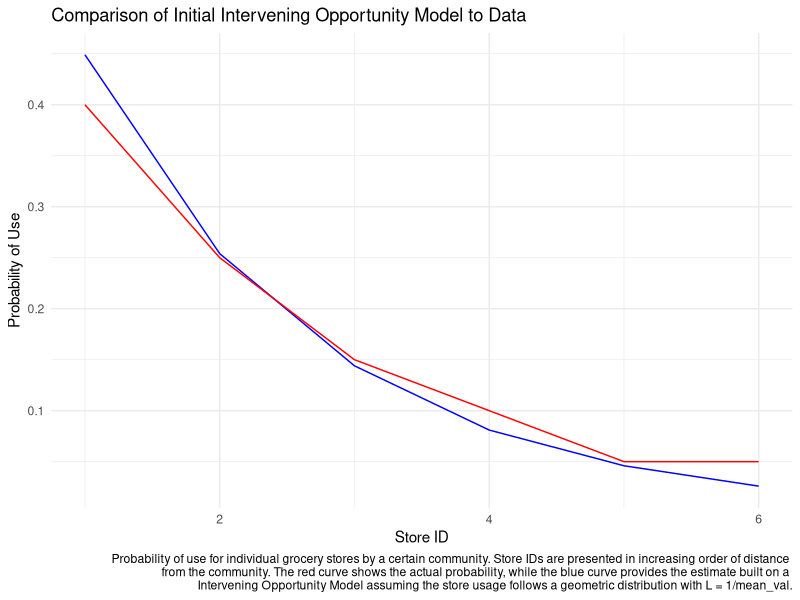
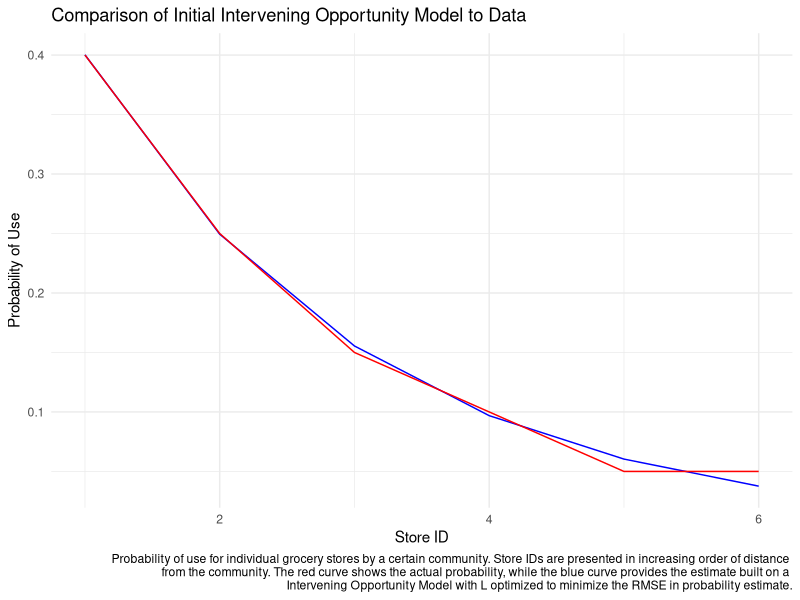
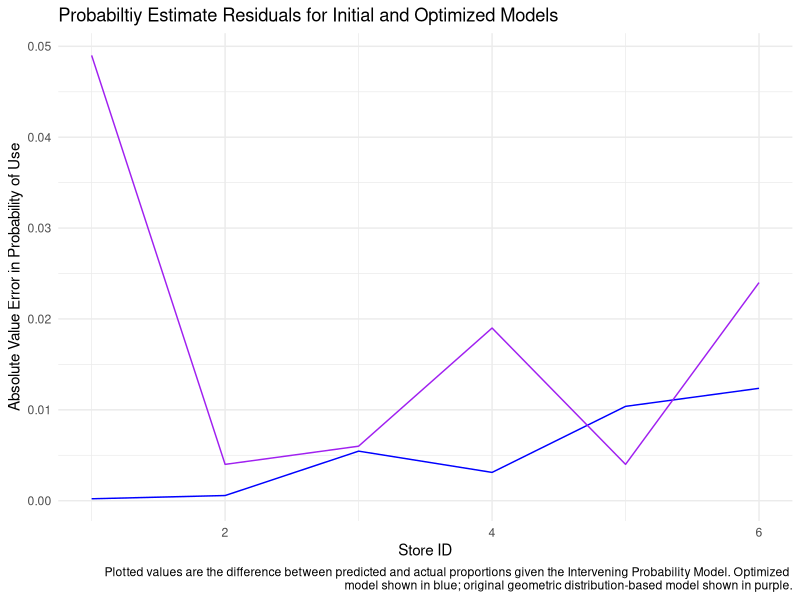
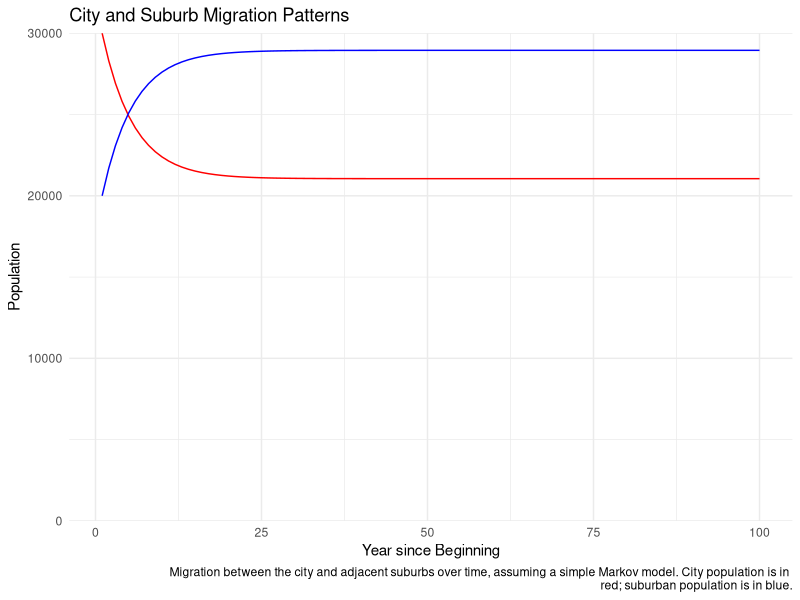

The R source for these figures, in order:
## ---- chunk 1
knitr::opts_chunk$set(echo = TRUE, fig.align='center')

library(tidyverse)
library(kableExtra)
library(scales)
library(Metrics)
## ---- chunk 2
 
mean_snow <- 96
std_snow <- 32

## ---- chunk 3

# use upper tail to get values ABOVE 120
p_1a <- pnorm(120, mean=mean_snow, sd=std_snow, lower.tail=F)

## ---- chunk 4

less_than_100 <- pnorm(100, mean=mean_snow, sd=std_snow, lower.tail=T)
less_than_90 <- pnorm(90, mean=mean_snow, sd=std_snow, lower.tail=T)

p_1b <- less_than_100 - less_than_90

## ---- chunk 5

p_1c <- qnorm(0.1, mean=mean_snow, sd=std_snow, lower.tail=F)

## ---- chunk 6
 
mean_price <- 100000
std_price <- 35000

## ---- chunk 7

less_than_130 <- pnorm(130000, mean=mean_price, sd=std_price, lower.tail=T)
less_than_90 <- pnorm(90000, mean=mean_price, sd=std_price, lower.tail=T)

p_2a <- less_than_130 - less_than_90

## ---- chunk 8

p_2b <- qnorm(.12, mean=mean_price, sd=std_price, lower.tail=T)

## ---- chunk 9

# we have 6 stores
n <- 6
# here are our given probabilities for each
p_act <- c(.4, .25, .15, .1, .05, .05)

# lets estimate L as the inverse of the mean...
store_df <- data.frame(Store = 1:n,
                       P_Actual = p_act)
mean_result <- sum(store_df$Store * store_df$P_Actual)
L <- 1/mean_result

## ---- chunk 10
# Now we can check our actual results vs. expected ones from the newly fit model:

int_opp_model <- function(L, n, i)
{
  sum <- sum((1-L)^(1:n-1))
  p <- (1-L)^(i-1) * L / sum / L
}

store_df$P_Modeled <- rep(0,n)
for(i in 1:n)
{
  store_df[i,]$P_Modeled <- round(int_opp_model(L,n,i),3)
}
store_df$Error <- (store_df$P_Modeled - store_df$P_Actual)
store_df$Error_Pct <- percent(store_df$Error/store_df$P_Actual)
rmse_init <- rmse(store_df$P_Modeled, store_df$P_Actual)


kable(store_df) %>% kable_styling()

ggplot(data = store_df) + 
  geom_line(aes(x = 1:n, y = P_Modeled), 
            col = "blue") + 
  geom_line(aes(x = 1:n, y = P_Actual), 
            col = "red") + 
  theme_minimal() + 
  ggtitle("Comparison of Initial Intervening Opportunity Model to Data") +
  xlab("Store ID") + 
  ylab("Probability of Use") + 
  labs(caption = "Probability of use for individual grocery stores by a certain community. Store IDs are presented in increasing order of distance \nfrom the community. The red curve shows the actual probability, while the blue curve provides the estimate built on a \nIntervening Opportunity Model assuming the store usage follows a geometric distribution with L = 1/mean_val.")

## ---- chunk 11

# Build a function to evaluate the RMSE error for a given L value...
rmse_int_opp <- function(L)
{
  n <- 6
  stores <- 1:n
  opps <- int_opp_model(L,n,stores)
  rmse(opps,p_act)
}

# Optimization - minimize RMSE over L
optimized <- optimize(rmse_int_opp, c(L-(L*.5), L+(L*.5)))

# Output Setup
store_opt_df <- store_df
store_opt_df$P_Modeled <- int_opp_model(optimized[[1]], n, 1:6)
store_opt_df$Error <- (store_opt_df$P_Modeled - store_opt_df$P_Actual)
store_opt_df$Error_Pct <- percent(store_opt_df$Error/store_opt_df$P_Actual)

## ---- chunk 12

# Error Table
kable(store_opt_df) %>% kable_styling()

# Probability Model Plot
ggplot(data = store_opt_df) + 
  geom_line(aes(x = 1:n, y = P_Modeled), 
            col = "blue") + 
  geom_line(aes(x = 1:n, y = P_Actual), 
            col = "red") + 
  theme_minimal() + 
  ggtitle("Comparison of Initial Intervening Opportunity Model to Data") +
  xlab("Store ID") + 
  ylab("Probability of Use") + 
  labs(caption = "Probability of use for individual grocery stores by a certain community. Store IDs are presented in increasing order of distance \nfrom the community. The red curve shows the actual probability, while the blue curve provides the estimate built on a \nIntervening Opportunity Model with L optimized to minimize the RMSE in probability estimate.")

# Probability Residual Plot
ggplot() + 
  geom_line(data = store_opt_df,
            aes(x = 1:n, y = abs(P_Modeled-P_Actual)), 
            col = "blue") + 
  geom_line(data = store_df,
            aes(x = 1:n, y = abs(P_Modeled-P_Actual)), 
            col = "purple") + 
  theme_minimal() + 
  ggtitle("Probabiltiy Estimate Residuals for Initial and Optimized Models") +
  xlab("Store ID") + 
  ylab("Absolute Value Error in Probability of Use") + 
  labs(caption = "Plotted values are the difference between predicted and actual proportions given the Intervening Probability Model. Optimized \nmodel shown in blue; original geometric distribution-based model shown in purple.")

## ---- chunk 13

# Annual migration rates as fraction of source population
p_cit <- 0.08
p_sub <- 0.11

# Number of Trials
n = 100
# City Population
cit_pop <- rep(0,n)
cit_pop[[1]] <- 30000
# Suburban Population
sub_pop <- rep(0,4)
sub_pop[[1]] <- 20000
for(i in 2:n)
{
  cit_pop[[i]] <- cit_pop[[i-1]]*(1-p_sub) + sub_pop[[i-1]]*p_cit
  sub_pop[[i]] <- sub_pop[[i-1]]*(1-p_cit) + cit_pop[[i-1]]*p_sub
}

# Restructure into Data Frame
migration_df <- data.frame(city <- cit_pop,
                           suburbs <- sub_pop)

# Plot Population Changes with Time
ggplot(migration_df) +
  geom_line(aes(x = 1:n, city),
            col = "red") +
  geom_line(aes(x = 1:n, suburbs),
            col = "blue") +
  theme_minimal() + 
  ggtitle("City and Suburb Migration Patterns") + 
  labs(caption = "Migration between the city and adjacent suburbs over time, assuming a simple Markov model. City population is in \nred; suburban population is in blue.") +
  xlab("Year since Beginning") + 
  ylab("Population") + 
  scale_y_continuous(limits = c(0,30000), expand = c(0,0))

## ---- chunk 14

above_6p3 <- 1 - (1 - exp(-(1/2.35)*6.3))

## ---- chunk 15

above_7p7 <- (exp(-(1/2.35)*7.7))/(exp(-(1/2.35)*6.1))

## ---- chunk 16

p_6a <- (20-16) / (24-10)

## ---- chunk 17

mean_6a <- mean(c(10,24))
var_6a <- 1/12 * (24-10)^2

## ---- chunk 18

p_8years <- 1 - (1 - exp(-8/4.76))
p_5to8 <- (1 - exp(-8/4.76)) - (1 - exp(-5/4.76))

## ---- chunk 19

upper_5 <- qnorm(0.05, mean=30000000, sd=16000000, lower.tail=F)
btwn_29_45 <- pnorm(45, mean=30, sd=10, lower.tail=T) - pnorm(29, mean=30, sd=10, lower.tail=T)

## ---- chunk 20

mean_cust = 250
sd_cust = 110

less_than_100 <- pnorm(100, mean=mean_cust, sd=sd_cust, lower.tail=T)
more_than_320 <- pnorm(320, mean=mean_cust, sd=sd_cust, lower.tail=F)
upper_10 <- qnorm(0.1, mean=mean_cust, sd=sd_cust, lower.tail=F)

## ---- chunk 21

lambda = 1/10000

## ---- chunk 22

below_8000 <- 1 - exp(-lambda*8000)

## ---- chunk 23

above_12000 <- 1 - (1 - exp(-lambda*12000))

## ---- chunk 24

between_9000_12000 <- (1 - exp(-lambda*12000)) - (1 - exp(-lambda*9000))
